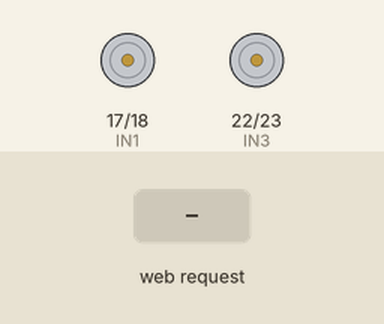
This sketch was run on a simulated ESP32. Shown: motor-driver pin pairs drawn as motors (green arrow = first pin HIGH = forward, orange = second pin HIGH = backward, longer = more drive). The test bench sets the inputs (shaded band). WiFi joins after 1.5 s; servers stay silent unless stated; what the sketch prints to the serial monitor is not drawn.

Above: at 2.7 s.
2.8 s: HTTP request GET /control?cmd=forward received
At 3.9 s:
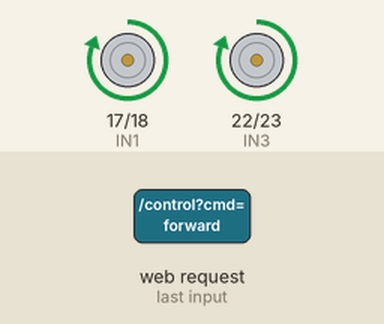
4.3 s: HTTP request GET /control?cmd=backward received
At 5.1 s:
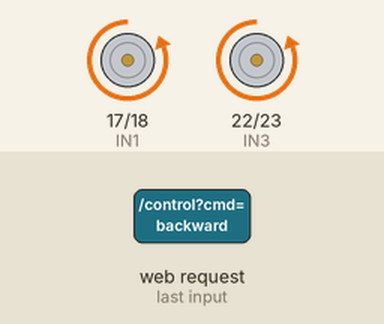
5.8 s: HTTP request GET /control?cmd=left received
At 6.3 s:
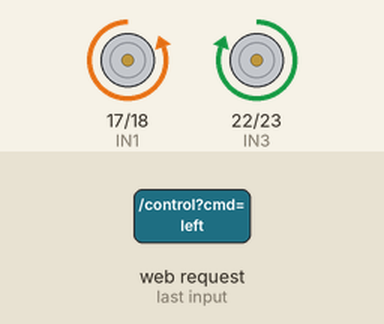
7.3 s: HTTP request GET /control?cmd=right received
At 8.6 s:
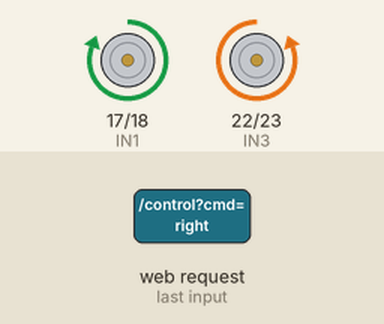
Timing chart, 0 to 9.8 s (numbered marks = the images above; inputs shaded):
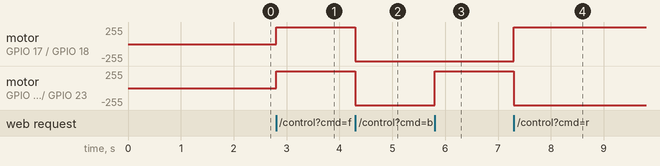

Measured:
- after the input at 2.8 s, motor on GPIO 17 (IN1) / GPIO 18 (IN2), motor on GPIO 22 (IN3) / GPIO 23 (IN4): stopped → forward 255/255 at once
- after the input at 4.3 s, motor on GPIO 17 (IN1) / GPIO 18 (IN2), motor on GPIO 22 (IN3) / GPIO 23 (IN4): forward 255/255 → backward 255/255 at once
- after the input at 5.8 s, motor on GPIO 22 (IN3) / GPIO 23 (IN4): backward 255/255 → forward 255/255 at once
- after the input at 7.3 s, motor on GPIO 17 (IN1) / GPIO 18 (IN2): backward 255/255 → forward 255/255 at once; motor on GPIO 22 (IN3) / GPIO 23 (IN4): forward 255/255 → backward 255/255 at once

The sketch:

rc_car.ino
```cpp
#include <WiFi.h>
#include <WebServer.h>

const char* ssid = "YOUR_WIFI_SSID";
const char* password = "YOUR_WIFI_PASSWORD";

WebServer server(80);

// 모터 핀 (L298N 기준)
int IN1 = 17;
int IN2 = 18;
int IN3 = 22;
int IN4 = 23;

void stopMotor() {
  digitalWrite(IN1, LOW);
  digitalWrite(IN2, LOW);
  digitalWrite(IN3, LOW);
  digitalWrite(IN4, LOW);
}

void forward() {
  digitalWrite(IN1, HIGH);
  digitalWrite(IN2, LOW);
  digitalWrite(IN3, HIGH);
  digitalWrite(IN4, LOW);
}

void backward() {
  digitalWrite(IN1, LOW);
  digitalWrite(IN2, HIGH);
  digitalWrite(IN3, LOW);
  digitalWrite(IN4, HIGH);
}

void left() {
  digitalWrite(IN1, LOW);
  digitalWrite(IN2, HIGH);
  digitalWrite(IN3, HIGH);
  digitalWrite(IN4, LOW);
}

void right() {
  digitalWrite(IN1, HIGH);
  digitalWrite(IN2, LOW);
  digitalWrite(IN3, LOW);
  digitalWrite(IN4, HIGH);
}

void handleControl() {
  String cmd = server.arg("cmd");

  if (cmd == "forward") forward();
  else if (cmd == "backward") backward();
  else if (cmd == "left") left();
  else if (cmd == "right") right();
  else if (cmd == "stop") stopMotor();

  server.send(200, "text/plain", "OK");
}

void setup() {
  Serial.begin(115200);

  pinMode(IN1, OUTPUT);
  pinMode(IN2, OUTPUT);
  pinMode(IN3, OUTPUT);
  pinMode(IN4, OUTPUT);

  stopMotor();

  WiFi.begin(ssid, password);

  while (WiFi.status() != WL_CONNECTED) {
    delay(500);
    Serial.println("WiFi 연결중...");
  }

  Serial.println("연결 완료!");
  Serial.print("IP 주소: ");
  Serial.println(WiFi.localIP());

  server.on("/control", handleControl);
  server.begin();
}

void loop() {
  server.handleClient();
}
```
